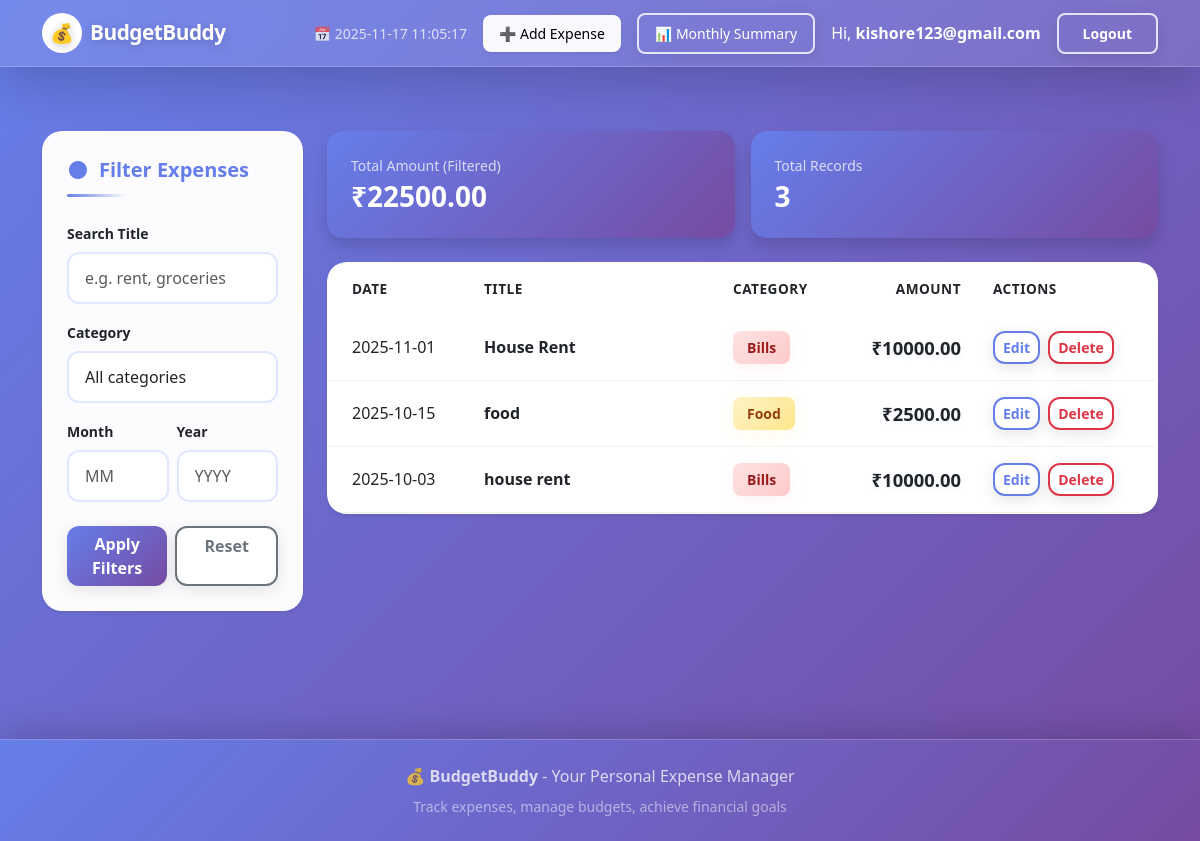
Screenshot of / (signed in) with the database file from the repository.
### app.py (models this page shows, shortened)
class User(db.Model):
    id = db.Column(db.Integer, primary_key=True)
    username = db.Column(db.String(120), unique=True, nullable=False)
    password = db.Column(db.String(200), nullable=False)

class Expense(db.Model):
    id = db.Column(db.Integer, primary_key=True)
    title = db.Column(db.String(120), nullable=False)
    amount = db.Column(db.Float, nullable=False)
    category = db.Column(db.String(50), nullable=False)
    date = db.Column(db.Date, nullable=False, default=datetime.utcnow)
    user_id = db.Column(db.Integer, db.ForeignKey('user.id'), nullable=True)

### app.py (the view)
@app.route('/')
@login_required
def index():
    q = request.args.get('q', '').strip()
    category = request.args.get('category', 'all').strip()
    month = request.args.get('month', type=int)
    year = request.args.get('year', type=int)
    filters = []
    if q:
        filters.append(Expense.title.ilike(f'%{q}%'))
    if category and category.lower() != 'all':
        filters.append(Expense.category == category)
    if month and year:
        filters.append(extract('year', Expense.date) == year)
        filters.append(extract('month', Expense.date) == month)
    if filters:
        expenses = Expense.query.filter(*filters).order_by(Expense.date.desc()).all()
    else:
        expenses = Expense.query.order_by(Expense.date.desc()).all()
    sum_query = db.session.query(db.func.sum(Expense.amount))
    if filters:
        sum_query = sum_query.filter(*filters)
    month_total = sum_query.scalar() or 0.0
    month_total = round(month_total, 2)
    return render_template(
        'index.html',
        expenses=expenses,
        month_total=month_total,
        q=q,
        selected_category=category,
        filter_month=month,
        filter_year=year
    )

### app.py (called while the page is built)
@app.context_processor
def inject_now():
    def now(fmt: Optional[str] = None):
        if fmt:
            return datetime.utcnow().strftime(fmt)
        return datetime.utcnow().strftime('%Y-%m-%d %H:%M:%S')
    return {'now': now}

def login_required(f):
    @wraps(f)
    def wrapper(*args, **kwargs):
        if 'user_id' not in session:
            flash("Please log in to continue", "warning")
            return redirect(url_for('login', next=request.path))
        return f(*args, **kwargs)
    return wrapper

def current_user():
    if 'user_id' in session:
        return User.query.get(session['user_id'])
    return None

@app.context_processor
def inject_user():
    return {'current_user': current_user()}

### templates/index.html (shortened to what this page needs)
{% extends 'base.html' %}
{% block content %}
<div class="content-wrapper">
  <div class="row g-4">
    <aside class="col-lg-3">
      <div class="glass-card shadow-sm mb-3 p-4">
        <h6 class="section-title">Filter Expenses</h6>
        <form method="get" action="{{ url_for('index') }}" class="d-grid gap-3">
          <div>
            <label class="form-label small fw-semibold">Search Title</label>
            <input name="q" type="text" value="{{ q }}" placeholder="e.g. rent, groceries" class="form-control">
          </div>
          <div>
            <label class="form-label small fw-semibold">Category</label>
            <select name="category" class="form-select">
              <option value="all" {% if selected_category=='all' %}selected{% endif %}>All categories</option>
            </select>
          </div>
          <div class="row g-2">
            <div class="col-6">
              <label class="form-label small fw-semibold">Month</label>
              <input name="month" type="number" min="1" max="12" value="{{ filter_month or '' }}" placeholder="MM" class="form-control">
            </div>
            <div class="col-6">
              <label class="form-label small fw-semibold">Year</label>
              <input name="year" type="number" min="1900" max="2100" value="{{ filter_year or '' }}" placeholder="YYYY" class="form-control">
            </div>
          </div>
          <div class="d-flex gap-2 mt-2">
            <button class="btn btn-primary w-100">Apply Filters</button>
            <a class="btn btn-outline-secondary w-100" href="{{ url_for('index') }}">Reset</a>
          </div>
        </form>
      </div>
    </aside>
    <main class="col-lg-9">
      <div class="row g-3 mb-4">
        <div class="col-md-6">
          <div class="stat-card shadow p-4">
            <div class="small opacity-75 mb-1">Total Amount (Filtered)</div>
            <div class="h3 mb-0 fw-bold">₹{{ '%.2f'|format(month_total) }}</div>
          </div>
        </div>
        <div class="col-md-6">
          <div class="stat-card shadow p-4">
            <div class="small opacity-75 mb-1">Total Records</div>
            <div class="h3 mb-0 fw-bold">{{ expenses|length }}</div>
          </div>
        </div>
      </div>
      <div class="glass-card shadow-sm">
        <div class="card-body p-0">
          <div class="table-responsive">
            <table class="table table-hover mb-0 align-middle">
              <thead>
                <tr>
                  <th style="width:140px" class="px-4 py-3">Date</th>
                  <th class="py-3">Title</th>
                  <th style="width:130px" class="py-3">Category</th>
                  <th style="width:130px" class="text-end py-3">Amount</th>
                  <th style="width:180px" class="py-3 pe-4">Actions</th>
                </tr>
              </thead>
              <tbody>
                {% for e in expenses %}
                <tr>
                  <td class="px-4">{{ e.date.strftime('%Y-%m-%d') }}</td>
                  <td class="fw-semibold">{{ e.title }}</td>
                  <td>
                    <span class="category-badge category-{{ e.category.lower() }}">
                      {{ e.category }}
                    </span>
                  </td>
                  <td class="text-end amount-cell">₹{{ '%.2f'|format(e.amount) }}</td>
                  <td class="pe-4">
                    <a href="{{ url_for('edit_expense', expense_id=e.id) }}" class="btn btn-sm btn-outline-primary me-1">Edit</a>
                    <a href="{{ url_for('confirm_delete_page', expense_id=e.id) }}" class="btn btn-sm btn-outline-danger">Delete</a>
                  </td>
                </tr>
                {% endfor %}
              </tbody>
            </table>
          </div>
        </div>
      </div>
    </main>
  </div>
</div>
{% endblock %}

### templates/base.html (shortened to what this page needs)
<!doctype html>
<html lang="en">
  <head>
    <link href="https://cdn.jsdelivr.net/npm/bootstrap@5.3.0/dist/css/bootstrap.min.css" rel="stylesheet">
    <link rel="stylesheet" href="{{ url_for('static', filename='style.css') }}">
  </head>
  <body>
    <nav class="navbar navbar-expand-lg navbar-dark shadow-lg" style="background: linear-gradient(135deg, #667eea 0%, #764ba2 100%);">
      <div class="container">
        <a class="navbar-brand fw-bold d-flex align-items-center gap-2" href="{{ url_for('index') }}">
          <span class="badge bg-white text-primary rounded-circle d-flex align-items-center justify-content-center" style="width: 40px; height: 40px; font-size: 1.2rem;">💰</span>
          <span style="font-size: 1.3rem; letter-spacing: -0.5px;">BudgetBuddy</span>
        </a>
        <div class="collapse navbar-collapse justify-content-end" id="navbarNav">
          <div class="d-flex flex-column flex-lg-row align-items-lg-center gap-3 mt-3 mt-lg-0">
            <small class="text-white opacity-75 d-none d-lg-block">
              📅 {{ (now()|default('')) }}
            </small>
            <a class="btn btn-light btn-sm px-3 shadow-sm" href="{{ url_for('add_expense') }}" style="border-radius: 8px; font-weight: 500;">
              ➕ Add Expense
            </a>
            <a class="btn btn-outline-light btn-sm px-3" href="{{ url_for('monthly_summary') }}" style="border-radius: 8px; font-weight: 500;">
              📊 Monthly Summary
            </a>
            <div class="d-flex align-items-center gap-2">
              {% if current_user %}
                <span class="text-white d-none d-md-inline me-2">Hi, <strong>{{ current_user.username }}</strong></span>
                <a href="{{ url_for('logout') }}" class="btn btn-outline-light btn-sm" style="border-radius: 8px;">Logout</a>
              {% else %}
                <a href="{{ url_for('login') }}" class="btn btn-light btn-sm" style="border-radius: 8px;">Login</a>
                <a href="{{ url_for('signup') }}" class="btn btn-link text-white text-decoration-none d-none d-lg-inline">Sign up</a>
              {% endif %}
            </div>
          </div>
        </div>
      </div>
    </nav>
    <div class="container py-4">
      <div id="page" class="fade-in show">
        {% block content %}{% endblock %}
      </div>
    </div>
    <footer class="mt-5 py-4 text-white text-center" style="background: linear-gradient(135deg, #667eea 0%, #764ba2 100%);">
      <div class="container">
        <p class="mb-2 opacity-75">
          💰 <strong>BudgetBuddy</strong> - Your Personal Expense Manager
        </p>
        <p class="small mb-0 opacity-50">
          Track expenses, manage budgets, achieve financial goals
        </p>
      </div>
    </footer>
  </body>
</html>

### rows the page displays
User: username "kishore123@gmail.com"
Expense: date "2025-11-01", title "House Rent", category "Bills", amount "10000.00"
Expense: date "2025-10-15", title "food", category "Food", amount "2500.00"
Expense: date "2025-10-03", title "house rent", category "Bills", amount "10000.00"

### other values shown
{{ '%.2f'|format(month_total) }} "22500.00"
{{ expenses|length }} "3"
